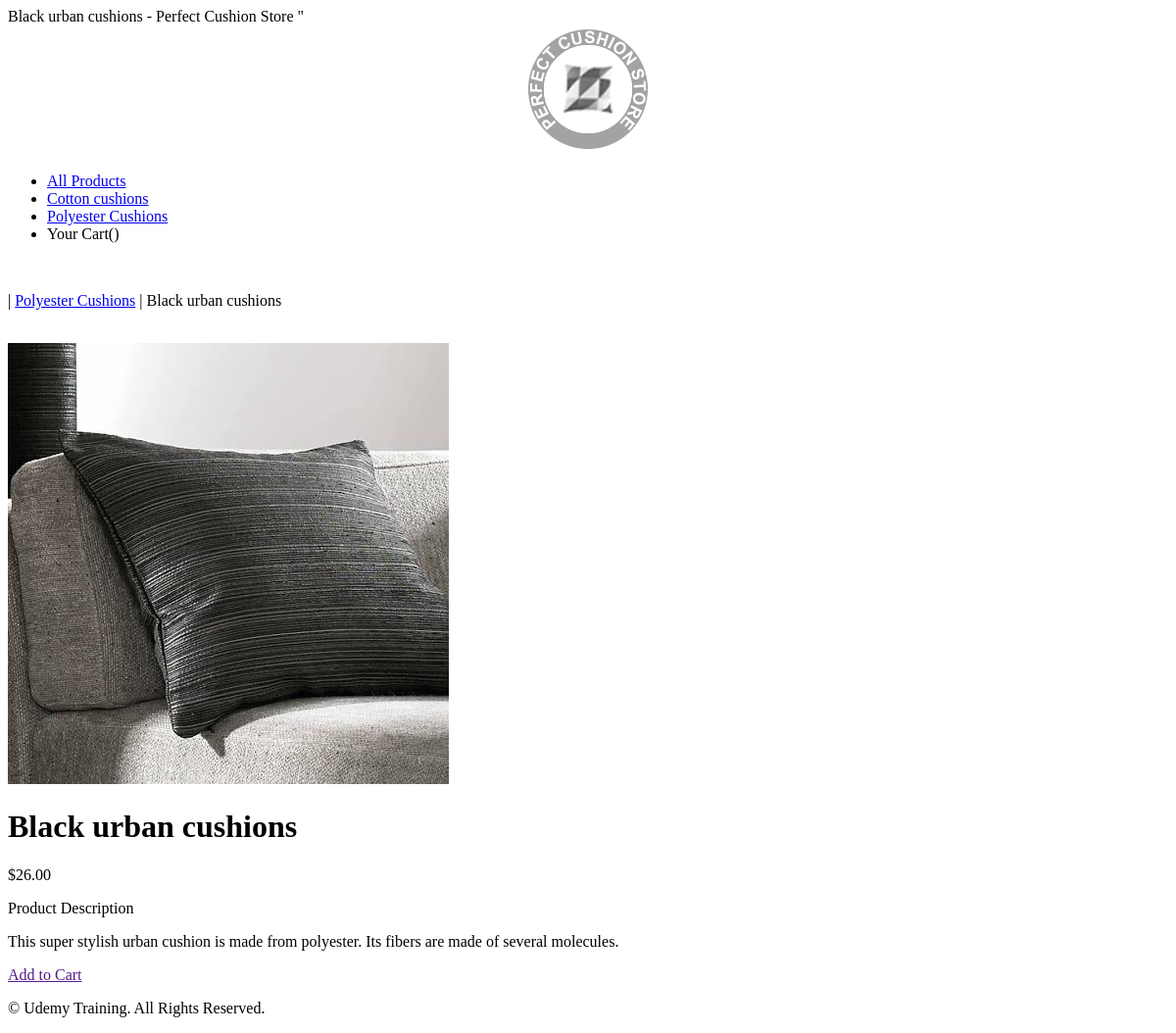
The app's page /shop/polyester-cushions/black-urban-cushions/, older data.
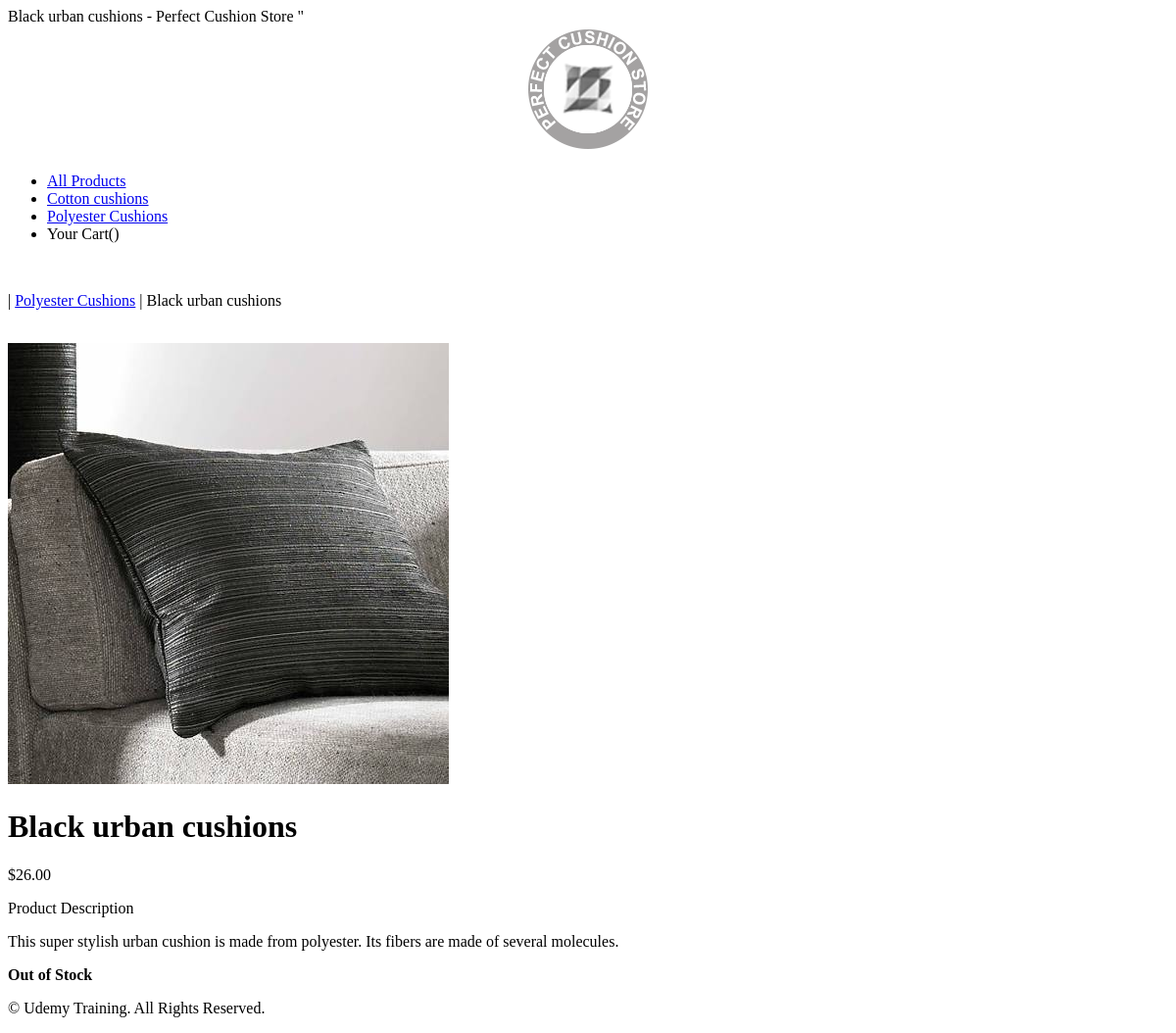
The same page, newer data.
### shop/models.py (models this page shows, shortened)
class Category(models.Model):
  name = models.CharField(max_length=250, unique=True)
  slug = models.SlugField(max_length=250, unique=True)
  description = models.TextField(blank=True)
  image = models.ImageField(upload_to='category', blank=True)
  class Meta:
    ordering = ('name',)
    verbose_name = 'category'
    verbose_name_plural = 'categories'
  def get_url(self):
    return reverse('shop:products_by_category', args=[self.slug])
  def __str__(self):
    return '{}'.format(self.name)

class Product(models.Model):
  name = models.CharField(max_length=250, unique=True)
  slug = models.SlugField(max_length=250, unique=True)
  description = models.TextField(blank=True)
  category = models.ForeignKey(Category, on_delete=models.CASCADE)
  price = models.DecimalField(max_digits=10, decimal_places=2)
  image = models.ImageField(upload_to='product', blank=True)
  stock = models.IntegerField()
  available = models.BooleanField(default=True)
  created = models.DateTimeField(auto_now_add=True)
  updated = models.DateTimeField(auto_now=True)
  class Meta:
    ordering = ('name',)
    verbose_name = 'product'
    verbose_name_plural = 'products'

### shop/views.py (the view)
# urls.py: path('<slug:c_slug>/<slug:product_slug>/', views.ProdCatDetail,name='ProdCatDetail'),
def ProdCatDetail(request, c_slug, product_slug):
	try:
		product = Product.objects.get(category__slug=c_slug,slug=product_slug)
	except Exception as e:
		raise e
	return render(request,'shop/product.html', {'product': product})

### shop/context_processors.py (called while the page is built)
def menu_links(request):
	links = Category.objects.all()
	return dict(links=links)

### shop/templates/shop/product.html (shortened to what this page needs)
{% extends "base.html" %}
{% load staticfiles %}
{% block title %}
    {{ product.name }} - Perfect Cushion Store
 {% endblock %}
 {% block content %}
     <div>
     	<div>
     		<p><a href="{% url 'shop:allProdCat' %}"></a> | <a href="{{ product.category.get_url }}">{{product.category}}</a> | {{product.name }}</p>
     	</div>
     	<div>
     		<br>
     		<div>
     			<div>
     				<div>
     					<img src="{{product.image.url}}" alt = "{{product.name}}">
     				</div>
     			</div>
     			<div>
     				<h1>{{product.name}}</h1>
                    <p>${{product.price}}</p>
                    <p>Product Description</p>
                    <p>{{product.description}}</p>
                    {% if product.stock <= 0 %}
                      <p><b>Out of Stock</b></p>
                    {% else %}
                       <a href="">Add to Cart</a>
                    {% endif %}
                 </div>
               </div>
             </div>
           </div>
     </div>
  {% endblock %}

### shop/templates/base.html (shortened to what this page needs)
{% load staticfiles %}
<!DOCTYPE html>
<html lan="en">
<html>
<head>
<title>{% block title %} {% endblock %}"</title>
</head>
<body>
	<div>
		{% include 'header.html' %}
		{% include 'navbar.html' %}
		{% block content %}
		{% endblock %}
	    {% include 'footer.html' %}
</body>
</html>

### shop/templates/header.html
{% load staticfiles %}
<header>
	<center>
		<img src="{% static 'img/logo.png' %}" alt = "Perfect Cushion Store">
	</center>
</header>

### shop/templates/navbar.html
<nav>
  <ul>
    <li><a href="{% url 'shop:allProdCat' %}">All Products</a></li>
    {% for cat in links %}
      <li><a href="{{ cat.get_url }}">{{cat.name}}</a></li>
    {% endfor %}
    <li>Your Cart()</li>
  </ul>
 </nav><br>

### shop/templates/footer.html
<div>
  <p>&copy; Udemy Training.  All Rights Reserved.</p>
</div>

Row changes from the older to the newer data that the page shows:
changed Product "Black urban cushions": stock 3 → 0 (drawn)
Text that changed along with them:
text no longer shown: "Add to Cart"
text now shown: "Out of Stock"
